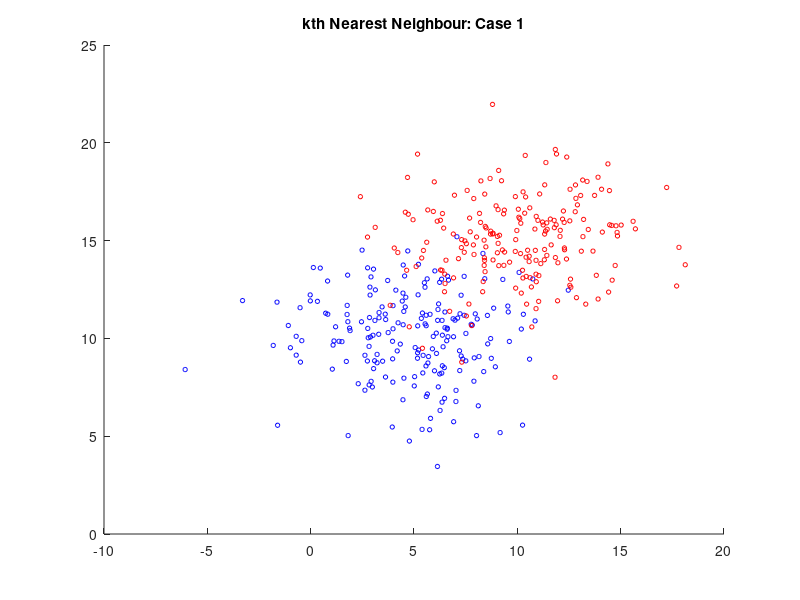

MATLAB code to generate this figure: (Note: this script raises an error after producing the figure.)
clear all;
close all;

MU1 = [5 10];
SIGMA1 = [8 0; 0 4];
MU2 = [10 15];
SIGMA2 = [8 0; 0 4];

R1 = chol(SIGMA1);
R2= chol(SIGMA2);

X1 = repmat(MU1,200,1) + randn(200,2)*R1;
X2 = repmat(MU2,200,1) + randn(200,2)*R2;

SIGMA1 = cov(X1);
SIGMA2 = cov(X2);


range1 = [-5:0.1:20]
range2 = [0:0.1:20]

figure;
title('kth Nearest Neighbour: Case 1');
hold on;

scatter(X1(:,1), X1(:,2), 10, 'b');
scatter(X2(:,1), X2(:,2), 10, 'r');

[a_vectors, a_values] = eigs(SIGMA1)
[b_vectors, b_values] = eigs(SIGMA2)

kNN_1 = kNN_FS(range1, range2, 1, X1, X2);
kNN_5 = kNN_FS(range1, range2, 5, X1, X2);
contour(range1, range2, kNN_1', [1 1], 'r');
contour(range1, range2, kNN_5', [1 1], 'b');
hold on;
legend('Class A', 'Class B', 'k = 1', 'k = 5');

a_theta = atan2(a_vectors(2,1), a_vectors(1,1));
plot_ellipse(MU1(1), MU1(2), a_theta, sqrt(a_values(1,1)), sqrt(a_values(2,2)));

b_theta = atan2(b_vectors(2,1), b_vectors(1,1));
plot_ellipse(MU2(1), MU2(2), b_theta, sqrt(b_values(1,1)),sqrt(b_values(2,2)));


X1_test = repmat(MU1,200,1) + randn(200,2)*R1;
X2_test = repmat(MU2,200,1) + randn(200,2)*R2;

case1_classes = {X1_test, X2_test};
confusion_1 = zeros(size(case1_classes, 2));
confusion_2 = zeros(size(case1_classes, 2));

for i=1:size(case1_classes, 2)
    current_class = cell2mat(case1_classes(i));
    for j=1:size(current_class, 1)

       predicted_1 = kNN_FS(current_class(j,1), current_class(j,2), 1, X1_test, X2_test);
       predicted_2 = kNN_FS(current_class(j,1), current_class(j,2), 5, X1_test, X2_test);
       confusion_1(i,predicted_1) = confusion_1(i,predicted_1) + 1;
       confusion_2(i,predicted_2) = confusion_2(i,predicted_2) + 1;
    end
end 

confusion_1
confusion_2

error_1 = (sum(confusion_1(:)) - trace(confusion_1)) / sum(confusion_1(:))
error_2 = (sum(confusion_2(:)) - trace(confusion_2)) / sum(confusion_2(:))